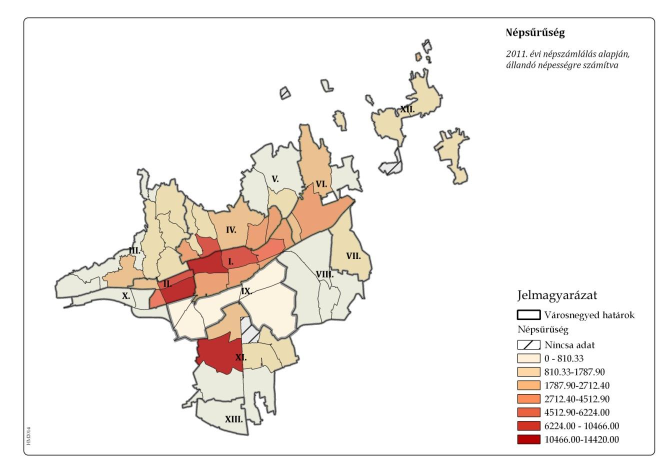
#> input picture data/neighborhoods/sources/municipal-pecs-first-inferred/pecs-p63-density.jpeg, 1341 x 946 px, found by its file name (shown at 1/2 size)
$ python probe-hatched-stroke-rings.py
#> lines starting #> are read from the running program, lines starting #| are printed output that depends on the picture; after the words box and inside, x2 and y2 are one past the last pixel; in counts of white or black regions, pixels touching at a corner belong together
#!/usr/bin/env python3
"""Bounded manual source-stroke route candidates, never geographic outputs."""
from pathlib import Path
import json,heapq,math,hashlib
import numpy as np
from PIL import Image,ImageDraw
from scipy import ndimage
from shapely.geometry import Polygon,Point,mapping
P=Path(__file__).resolve().parent;im=Image.open(P/'pecs-p63-density.jpeg').convert('RGB');rgb=np.array(im).astype(int);mask=((rgb.max(2)<200)&(rgb.max(2)-rgb.min(2)<110))|(rgb[:,:,0]<ndimage.median_filter(rgb[:,:,0],7)-16);labels,n=ndimage.label(~mask)
#> further down, im is the input picture: PIL image 1341x946 RGB; mean R, G, B 244.1, 240, 236.3
#> after `mask = (rgb.max(2) < 200) & (rgb.max(2) - rgb.min(2) < 110) | (rgb[:, `:
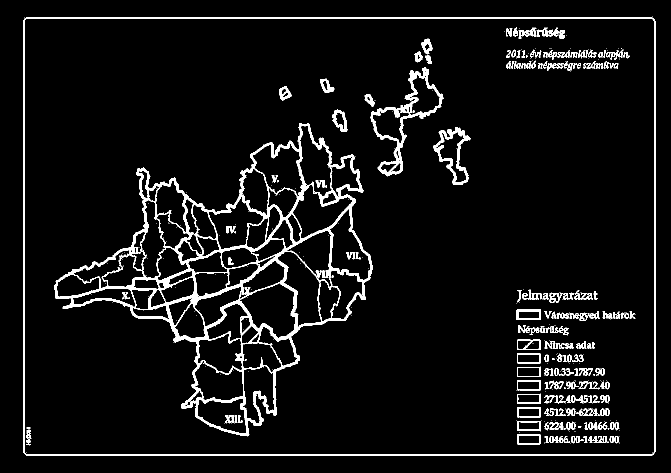
#> mask: shape (946, 1341) bool (shown at 1/2 size); 6.1% white; 465 white regions (276 under 20 px), largest, box (x1, y1, x2, y2) and area: (108, 246, 746, 873) 37461, (46, 34, 1311, 912) 12747, (741, 135, 887, 353) 4413
#> after `labels, n = ndimage.label(~mask)`:
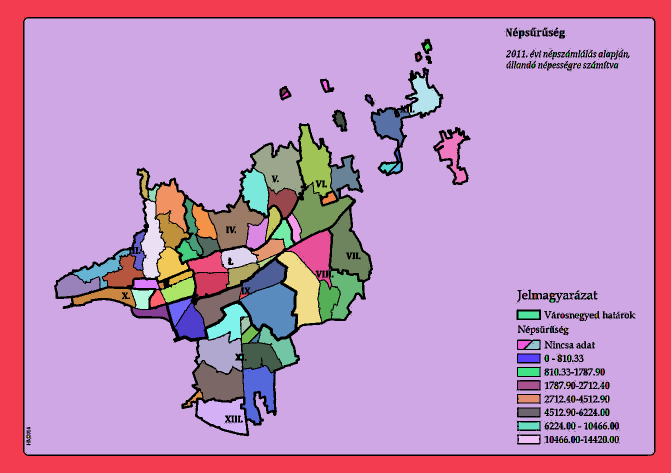
#> labels: shape (946, 1341) int32 (shown at 1/2 size); 222 distinct labels, from 0 to 221; one colour per label, 0 black
#> after `labels, n = ndimage.label(~mask)`: n = 221
records=[('Murom',(752,289,810,350),[51,53,54],[(794,298),(790,303),(788,307),(789,310),(791,314),(794,318),(795,322),(795,324),(790,325),(784,325),(778,325),(773,326),(770,324),(765,325),(762,326),(760,330),(756,334),(756,337),(759,340),(762,343),(765,344),(768,342),(771,347),(773,348),(778,346),(785,344),(790,346),(795,345),(799,343),(802,340),(803,333),(802,327),(801,321),(801,316),(800,311),(798,305),(796,300),(794,298)]),('Köztemető',(476,628,527,691),[131,132,134,143,147],[(481,634),(489,633),(497,633),(499,634),(500,640),(501,646),(502,650),(506,652),(512,657),(515,660),(520,662),(519,668),(519,674),(517,680),(518,685),(512,685),(506,685),(500,686),(494,687),(488,687),(484,687),(483,678),(483,670),(482,661),(482,652),(481,644),(481,639),(481,634)])]
def route(start,end,box):
 q=[(0.,start)];cost={start:0.};prev={}
 while q:
  d,v=heapq.heappop(q)
  if d!=cost[v]:continue
  if v==end:
   path=[v]
   while v!=start:v=prev[v];path.append(v)
   return list(reversed(path))
  for dx,dy in [(0,1),(1,0),(0,-1),(-1,0),(1,1),(1,-1),(-1,1),(-1,-1)]:
   w=(v[0]+dx,v[1]+dy)
   if not(box[0]<=w[0]<box[2]and box[1]<=w[1]<box[3])or not mask[w[1],w[0]]:continue
   nd=d+math.hypot(dx,dy)*(1+float(rgb[w[1],w[0]].mean())/1000)
   if nd<cost.get(w,float('inf')):cost[w]=nd;prev[w]=v;heapq.heappush(q,(nd,w))
 raise ValueError('No continuous original-stroke route')
outputs=[]
for name,box,expected,anchors in records:
 missing=[list(a)for a in anchors if not mask[a[1],a[0]]]
 if missing:print(name,'anchors_not_mask',missing);continue
 path=[];segments=[]
 for a,b in zip(anchors,anchors[1:]):
  seg=route(a,b,box);segments.append({'start':list(a),'end':list(b),'literalOriginalStrokePixels':[list(p)for p in seg]});path.extend(seg[:-1])
 path.append(path[0]);g=Polygon(path);actualids=sorted({int(labels[y,x])for y in range(box[1],box[3])for x in range(box[0],box[2])if labels[y,x]and g.contains(Point(x,y))});outside=[cid for cid in actualids if cid not in expected];cover={str(cid):{'containedPixelCenters':sum(g.contains(Point(x,y))for y,x in np.transpose(np.nonzero(labels==cid)).tolist()),'originalCellPixelCount':int((labels==cid).sum())}for cid in expected}
 r={'sourceName':name,'status':'candidate_manual_source_stroke_route_not_yet_independently_approved','sourceImage':'pecs-p63-density.jpeg','manualAnchors':[list(p)for p in anchors],'sourcePixelPath':[list(p)for p in path],'sourceSegmentProvenance':segments,'allPathPixelsAreOriginalDeclaredStroke':all(mask[y,x]for x,y in path),'allSuccessivePathPixels8Adjacent':all(max(abs(a[0]-b[0]),abs(a[1]-b[1]))==1 for a,b in zip(path,path[1:])),'repeatedNonClosingVertices':len(path[:-1])-len(set(path[:-1])),'shapelyPolygonValid':g.is_valid,'pixelArea':g.area,'expectedFragmentCoverage':cover,'otherFreeCellIdsInside':outside,'pixelGeometry':mapping(g),'claimedAbsoluteAccuracy':None,'geographicOutputCreated':False,'sourceWholeExtentApproved':False}
 crop=im.crop(box).resize(((box[2]-box[0])*10,(box[3]-box[1])*10),Image.Resampling.NEAREST);d=ImageDraw.Draw(crop);d.line([((x-box[0]) *10+5,(y-box[1])*10+5)for x,y in path],fill='#ff0000',width=2);crop.save(P/('manual-'+('murom'if name=='Murom'else'cemetery')+'-stroke-candidate.png'));outputs.append(r);print(name,'valid',g.is_valid,'repeat',r['repeatedNonClosingVertices'],'area',g.area,'other',outside,'coverage',cover)
#> this loop made 2 passes
#> actualids on passes 1 to 2: [51, 53, 54], [131, 132, 134, 143, 147]
#> (printed output is left out)
#> pass 1, `crop = im.crop(box).resize(((box[2] - box[0]) * 10, (box[3] - box[1]) `:
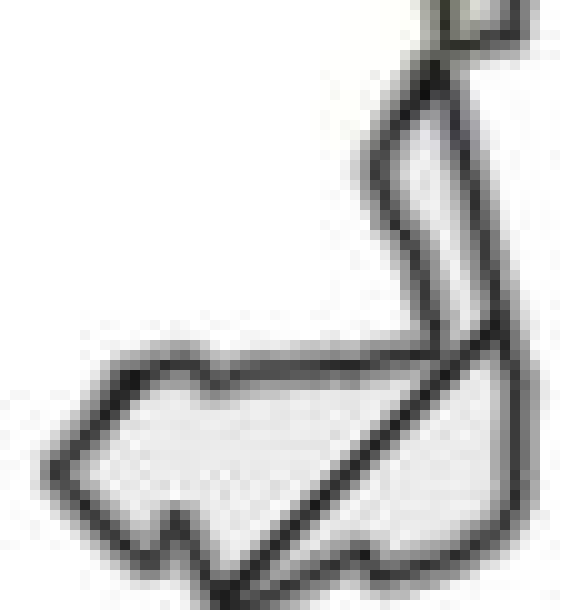
#> crop: PIL image 580x610 RGB; mean R, G, B 212.1, 212.1, 211.9
#> pass 1, `crop = im.crop(box).resize(((box[2] - box[0]) * 10, (box[3] - box[1]) `:
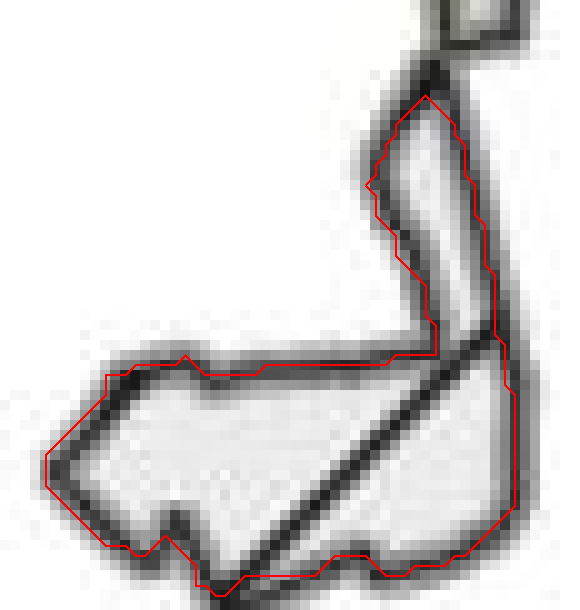
#> saved as manual-murom-stroke-candidate.png: PIL image 580x610 RGB; mean R, G, B 213.9, 211.2, 211
#> pass 2, `crop = im.crop(box).resize(((box[2] - box[0]) * 10, (box[3] - box[1]) `:
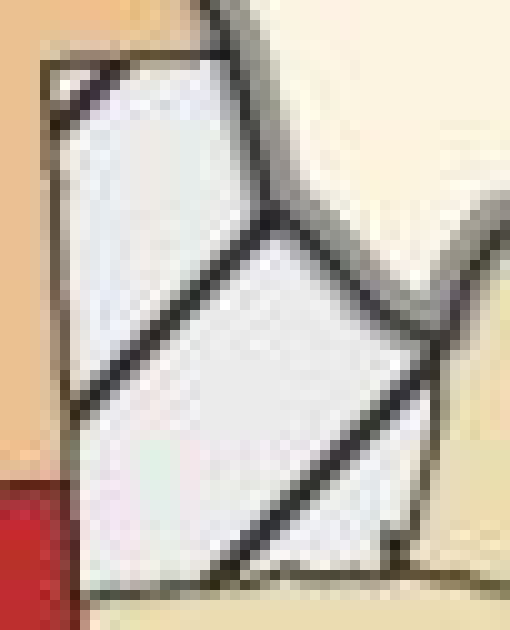
#> crop: PIL image 510x630 RGB; mean R, G, B 205.5, 193.8, 180.7
#> pass 2, `crop = im.crop(box).resize(((box[2] - box[0]) * 10, (box[3] - box[1]) `:
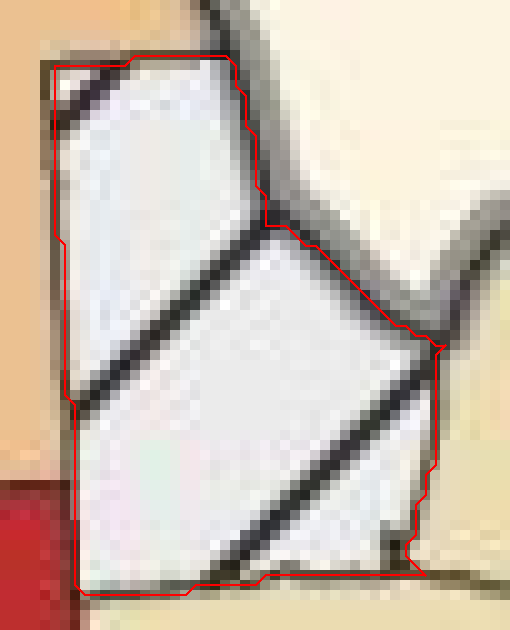
#> saved as manual-cemetery-stroke-candidate.png: PIL image 510x630 RGB; mean R, G, B 207.3, 192.9, 179.9
#> after the loop, outputs = 2 items
out={'schemaVersion':1,'sourceImageSha256':hashlib.sha256((P/'pecs-p63-density.jpeg').read_bytes()).hexdigest(),'method':'Manually chosen original-mask outer-stroke landmark candidates linked by shortest adjacent original-mask pixel routes, without bridging unclassified pixels. Search only; whole-boundary semantics require separate visual audit. No geographic export, source mask modification or generic fill/repair.','records':outputs}
(P/'manual-hatched-stroke-candidates.json').write_text(json.dumps(out,ensure_ascii=False,indent=2)+'\n')
